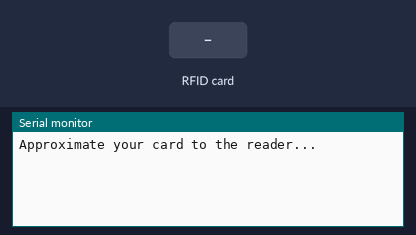
This program was run on a simulated Arduino Nano, built with avr-gcc and run on an emulated ATmega328P. On the bench: the last lines printed to the serial monitor. The inputs (shaded band) are chosen by the test bench.

Above: at 1.2 s.
1.3 s: RFID card EA C0 FA 84 held to the reader
At 1.7 s:
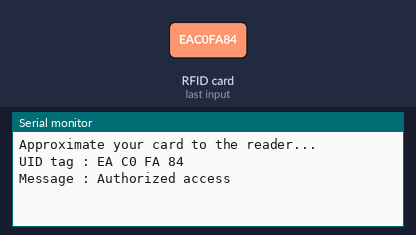
2.8 s: RFID card 5E 7A 19 C4 held to the reader
At 5.3 s:
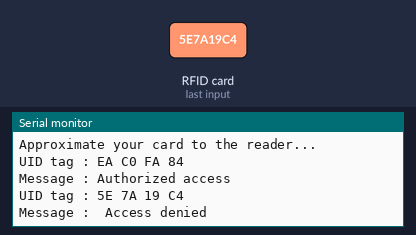

The program:

main.cpp
```cpp
/*
 *
 * All the resources for this project: http://randomnerdtutorials.com/
 * Modified by Rui Santos
 *
 * Created by FILIPEFLOP
 *
 */

#include <Arduino.h>
#include <SPI.h>
#include <MFRC522.h>

#define SS_PIN 10
#define RST_PIN 9
MFRC522 mfrc522(SS_PIN, RST_PIN);   // Create MFRC522 instance.

void setup()
{
  Serial.begin(9600);   // Initiate a serial communication
  SPI.begin();      // Initiate  SPI bus
  mfrc522.PCD_Init();   // Initiate MFRC522
  Serial.println("Approximate your card to the reader...");
  Serial.println();
}
void loop()
{
  // Look for new cards
  if ( ! mfrc522.PICC_IsNewCardPresent())
  {
    return;
  }
  // Select one of the cards
  if ( ! mfrc522.PICC_ReadCardSerial())
  {
    return;
  }
  //Show UID on serial monitor
  Serial.print("UID tag :");
  String content= "";
  //byte letter;
  for (byte i = 0; i < mfrc522.uid.size; i++)
  {
     Serial.print(mfrc522.uid.uidByte[i] < 0x10 ? " 0" : " ");
     Serial.print(mfrc522.uid.uidByte[i], HEX);
     content.concat(String(mfrc522.uid.uidByte[i] < 0x10 ? " 0" : " "));
     content.concat(String(mfrc522.uid.uidByte[i], HEX));
  }
  Serial.println();
  Serial.print("Message : ");
  content.toUpperCase();
  if (content.substring(1) == "EA C0 FA 84") //change here the UID of the card/cards that you want to give access
  {
    Serial.println("Authorized access");
    Serial.println();
    delay(3000);
  }

 else   {
    Serial.println(" Access denied");
    delay(3000);
  }
}
```

Measured:
- after the input at 1.3 s, the serial monitor: prints a new line at once (image 1)
- after the input at 2.8 s, the serial monitor: prints a new line after 1.5 s (image 2)
